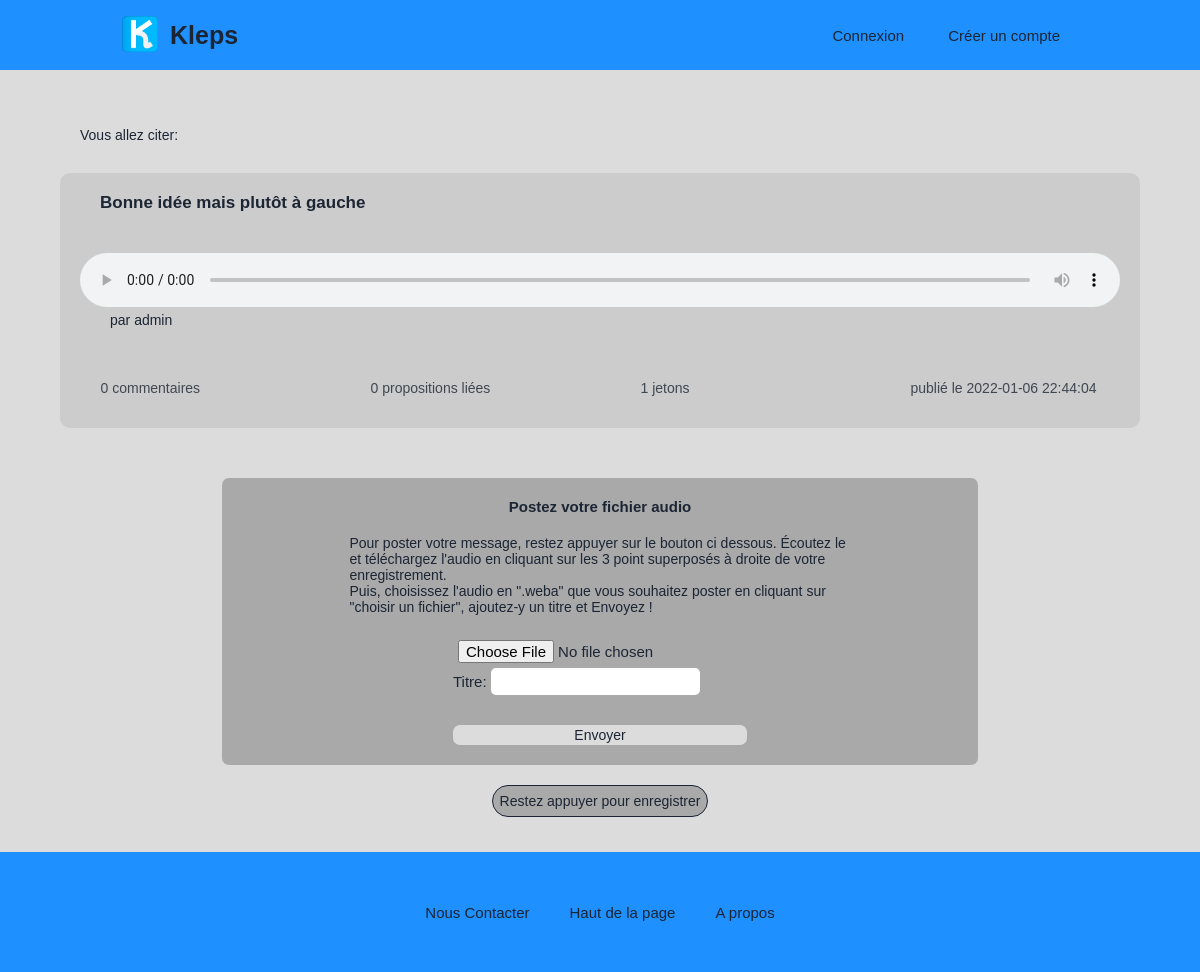
Screenshot of /audioInputLinked/41FC/3 with the database file from the repository.
### tables this page shows
CREATE TABLE messages (id_message INTEGER PRIMARY KEY AUTOINCREMENT, 
                                                        sent_date TIMESTAMP DEFAULT CURRENT_TIMESTAMP,
                                                        path TEXT NOT NULL,
                                                        id_sender INTEGER NOT NULL REFERENCES userInfo(id),
                                                        id_debate VARCHAR(4) NOT NULL,
                                                        id_linked_message INTEGER DEFAULT 0,
                                                        message_title TEXT,
                                                        message_type TEXT DEFAULT "proposition");

CREATE TABLE userInfo (id INTEGER PRIMARY KEY AUTOINCREMENT, 
                                                        username TEXT NOT NULL UNIQUE,
                                                        email TEXT NOT NULL UNIQUE,
                                                        password TEXT NOT NULL,
                                                        is_admin INT NOT NULL DEFAULT 0);

### app.py (the view)
@app.route("/audioInputLinked/<id_debate>/<id_linked>")
def audioInputLinked(id_linked,id_debate):
    return render_template('audiorec_linked.html',id_linked=id_linked,id_debate = id_debate, message = getPropositionData(int(id_linked),id_debate)[:9], isLoggedIn=isLoggedIn())

### app.py (called while the page is built)
def isLoggedIn():
    if "username" in session:
        return "true"
    return "false"

def getUsername(id):
    con = sqlite3.connect("kleps.db")
    cursor = con.cursor()
    cursor.execute("SELECT id,username FROM userInfo")
    list = cursor.fetchall()
    for u in list:
        if id in u:
            return u[1]

def isLinked(id_proposition):
    isLink = False
    con = sqlite3.connect("kleps.db")
    cursor = con.cursor()
    cursor.execute("SELECT id_linked_message FROM messages WHERE id_message=? ",(id_proposition,))
    if cursor.fetchall()[0][0] != 0:
        isLink = True
    return isLink

def getPropName(id_proposition):
    con=sqlite3.connect("kleps.db")
    cur=con.cursor()
    cur.execute("SELECT message_title FROM messages WHERE id_message = ?", (id_proposition,))  #On récupère le nom de l'débat
    data=cur.fetchall()
    return data[0][0]

def getLinkedName(id_proposition):
    name = 'error'
    con = sqlite3.connect("kleps.db")
    cursor = con.cursor()
    cursor.execute("SELECT id_linked_message FROM messages WHERE id_message=?",(id_proposition,))
    id_link = cursor.fetchall()[0][0]
    if id_link != 0:
        name = getPropName(id_link)
    return name

def getLinkId(id_proposition):
    name = 'error'
    con = sqlite3.connect("kleps.db")
    cursor = con.cursor()
    cursor.execute("SELECT id_linked_message FROM messages WHERE id_message=?",(id_proposition,))
    return cursor.fetchall()[0][0]

### templates/audiorec_linked.html (shortened to what this page needs)
{% extends "layout.html" %}
{% block link %}
            <link rel="stylesheet" href="{{ url_for('static',filename='styles/debate.css')}}" />
            <link rel="stylesheet" href="{{ url_for('static',filename='styles/audiorec.css')}}" />
{% endblock %}
{% block body %}
            <br/>
            <p>Vous allez citer:</p>
            <div class="proposition">
                <div class="title_and_link_button">
                    <div class="prop_title"> <h3>{{ message_title }}</h3> </div>
                </div>
                <div class="audio_and_author">
                    <audio controls> <source src="../../static/data/{{path}}"/> </audio>
                    <p>par {{  author}}</p>
                </div>
                <div class="com_and_linked_and_token">
                    <div class="com_or_linked_or_token"> <p>{{ comment_count }} commentaires</p> </div>
                    <div class="com_or_linked_or_token"> <p>{{ linked_count }} propositions liées</p> </div>
                    <div class="com_or_linked_or_token"> <p>{{ token_count }} jetons</p> </div>
                    <div class="com_or_linked_or_token"> <p>publié le {{ sent_date }}</p> </div>
                </div>
            </div>
            <div class="input">
                <div class="post">
                    <strong>     Postez votre fichier audio </strong>
                    <p>Pour poster votre message, restez appuyer sur le bouton ci dessous. Écoutez le et téléchargez l'audio en cliquant
                    sur les 3 point superposés à droite de votre enregistrement.<br/>
                    Puis, choisissez l'audio en ".weba" que vous souhaitez poster en cliquant sur "choisir un fichier", ajoutez-y un titre et Envoyez !</p>
                    <form action="/getMessageLinked/{{ id_debate }}/{{ id_proposition }}" method="POST" enctype="multipart/form-data">
                        <input required type="file" id="audio_file" name="audio_file" >
                        <div class="titre">
                            Titre:
                            <input required type="text" id="title" name="title" >
                        </div>
                        <button type="submit">Envoyer</button>
                    </form>
                </div>
                <div class="rec"><button onmousedown="startAudio();" onmouseup="stopAudio();">Restez appuyer pour enregistrer</button></div>
            </div>
{% endblock %}

### static/styles/style.css (style rules this page uses)
* { margin : 0; padding : 0; font-family: 'Trebuchet MS', 'Verdana', 'Lucida Sans Unicode', 'Lucida Grande', 'Lucida Sans', Arial, sans-serif; box-sizing: border-box; color: rgba(28,37,51,1); font-size: 15px; text-decoration: none; }
body { background-color: gainsboro; }

### static/styles/debate.css (style rules this page uses)
button { font-size: 14px; }
input { margin:0; width: 100%; font-size: 40px; }
.proposition { margin: 10px 0; background-color: #CCCCCC; border-radius:10px; display:flex; flex-direction: column; width:100%; }
.title_and_link_button { margin:20px; margin-left:40px; display:flex; justify-content:space-between; align-items:center; }
.audio_and_author { margin:20px; display:flex; align-items:flex-start; flex-direction: column; }
.audio_and_author p { margin: 5px 0 0 30px; }
.audio_and_author audio { width: 100%; }
.com_and_linked_and_token { display:flex; justify-content:space-between; }
.com_or_linked_or_token { height: 80px; width: 33%; display:flex; justify-content: center; align-items:center; }
.com_or_linked_or_token p { color: rgba(28,37,51,0.8); font-size: 14px; }
h3 { font-size: 17px; text-decoration: none; }
button { font-size: 14px; background: darkgrey; border: none; border-radius: 7px; padding: 5px; transition: all ease 0.2s; }

### static/styles/audiorec.css (style rules this page uses)
form { display: flex; flex-direction: column; }
p { width: 70%; font-size: 14px; margin: 20px; }
.post { display: flex; flex-direction: column; align-items: center; padding: 20px; margin: 20px 0; background: darkgrey; border-radius: 7px; width: 70%; }
input#title, input#audio_file { font-size: 15px; width: auto; }
.input { display: flex; flex-direction: column; align-items: center; margin-top:20px; }
.rec button { border-style:solid; border-width: thin; border-radius:20px; padding: 7px; transition: all ease 0.3s; }
.rec { margin-bottom: 15px; }
form button { width: 100%; border-radius: 7px; border: none; margin: 5px; background: gainsboro; transition: all ease 0.3s; padding: 2px; margin: 30px 0 0; }
.titre input { border: none; padding: 5px; border-radius: 5px; }
input#audio_file { margin: 5px; }
button { font-size: 14px; background: darkgrey; border: none; border-radius: 7px; padding: 5px 15px; transition: all ease 0.2s; }

### rows the page displays
messages: message_title "Bonne idée mais plutôt à gauche", sent_date "2022-01-06 22:44:04"
userInfo: username "admin"

### other values shown
{{ comment_count }} "0"
{{ linked_count }} "0"
{{ token_count }} "1"
